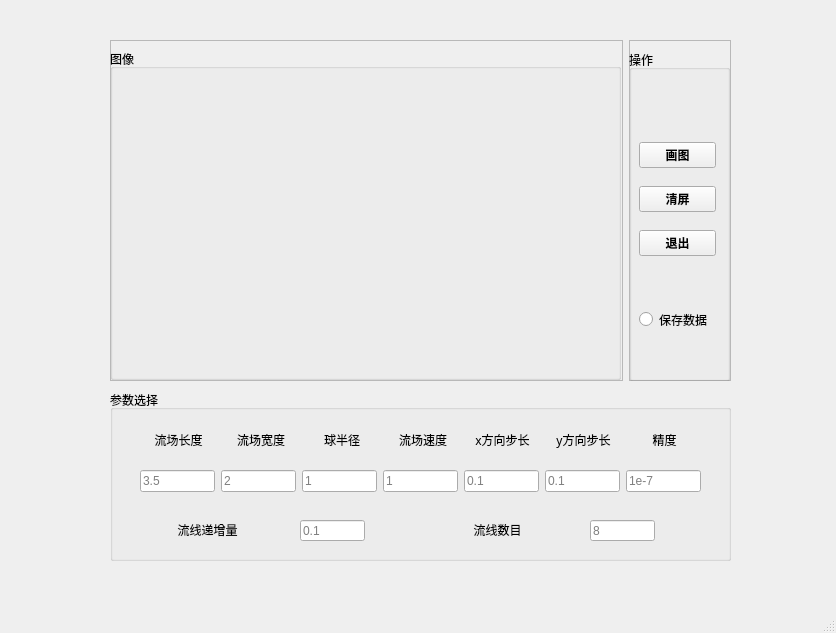
<?xml version="1.0" encoding="UTF-8"?>
<ui version="4.0">
 <class>MainWindow</class>
 <widget class="QMainWindow" name="MainWindow">
  <property name="geometry">
   <rect>
    <x>0</x>
    <y>0</y>
    <width>836</width>
    <height>633</height>
   </rect>
  </property>
  <property name="windowTitle">
   <string>MainWindow</string>
  </property>
  <widget class="QWidget" name="centralwidget">
   <widget class="QGroupBox" name="groupBox">
    <property name="geometry">
     <rect>
      <x>110</x>
      <y>390</y>
      <width>621</width>
      <height>171</height>
     </rect>
    </property>
    <property name="font">
     <font>
      <weight>50</weight>
      <bold>false</bold>
     </font>
    </property>
    <property name="styleSheet">
     <string notr="true"/>
    </property>
    <property name="title">
     <string>参数选择</string>
    </property>
    <widget class="QWidget" name="layoutWidget">
     <property name="geometry">
      <rect>
       <x>30</x>
       <y>80</y>
       <width>561</width>
       <height>23</height>
      </rect>
     </property>
     <layout class="QHBoxLayout" name="horizontalLayout_5">
      <item>
       <widget class="QLineEdit" name="lineEdit">
        <property name="styleSheet">
         <string notr="true"/>
        </property>
        <property name="placeholderText">
         <string>3.5</string>
        </property>
       </widget>
      </item>
      <item>
       <widget class="QLineEdit" name="lineEdit_2">
        <property name="placeholderText">
         <string>2</string>
        </property>
       </widget>
      </item>
      <item>
       <widget class="QLineEdit" name="lineEdit_3">
        <property name="placeholderText">
         <string>1</string>
        </property>
       </widget>
      </item>
      <item>
       <widget class="QLineEdit" name="lineEdit_4">
        <property name="placeholderText">
         <string>1</string>
        </property>
       </widget>
      </item>
      <item>
       <widget class="QLineEdit" name="lineEdit_5">
        <property name="placeholderText">
         <string>0.1</string>
        </property>
       </widget>
      </item>
      <item>
       <widget class="QLineEdit" name="lineEdit_6">
        <property name="placeholderText">
         <string>0.1</string>
        </property>
       </widget>
      </item>
      <item>
       <widget class="QLineEdit" name="lineEdit_7">
        <property name="placeholderText">
         <string>1e-7</string>
        </property>
       </widget>
      </item>
     </layout>
    </widget>
    <widget class="QLabel" name="label_9">
     <property name="geometry">
      <rect>
       <x>350</x>
       <y>132</y>
       <width>75</width>
       <height>16</height>
      </rect>
     </property>
     <property name="font">
      <font>
       <family>宋体</family>
       <weight>50</weight>
       <bold>false</bold>
      </font>
     </property>
     <property name="text">
      <string>流线数目</string>
     </property>
     <property name="alignment">
      <set>Qt::AlignCenter</set>
     </property>
    </widget>
    <widget class="QLineEdit" name="lineEdit_8">
     <property name="geometry">
      <rect>
       <x>190</x>
       <y>130</y>
       <width>65</width>
       <height>21</height>
      </rect>
     </property>
     <property name="placeholderText">
      <string>0.1</string>
     </property>
    </widget>
    <widget class="QLineEdit" name="lineEdit_9">
     <property name="geometry">
      <rect>
       <x>480</x>
       <y>130</y>
       <width>65</width>
       <height>21</height>
      </rect>
     </property>
     <property name="placeholderText">
      <string>8</string>
     </property>
    </widget>
    <widget class="QWidget" name="">
     <property name="geometry">
      <rect>
       <x>31</x>
       <y>41</y>
       <width>561</width>
       <height>17</height>
      </rect>
     </property>
     <layout class="QHBoxLayout" name="horizontalLayout_2">
      <item>
       <widget class="QLabel" name="label">
        <property name="font">
         <font>
          <family>宋体</family>
          <weight>50</weight>
          <bold>false</bold>
         </font>
        </property>
        <property name="text">
         <string>流场长度</string>
        </property>
        <property name="alignment">
         <set>Qt::AlignCenter</set>
        </property>
       </widget>
      </item>
      <item>
       <widget class="QLabel" name="label_2">
        <property name="font">
         <font>
          <family>宋体</family>
          <weight>50</weight>
          <bold>false</bold>
         </font>
        </property>
        <property name="text">
         <string> 流场宽度</string>
        </property>
        <property name="alignment">
         <set>Qt::AlignCenter</set>
        </property>
       </widget>
      </item>
      <item>
       <widget class="QLabel" name="label_3">
        <property name="font">
         <font>
          <family>宋体</family>
          <weight>50</weight>
          <bold>false</bold>
         </font>
        </property>
        <property name="text">
         <string> 球半径</string>
        </property>
        <property name="alignment">
         <set>Qt::AlignCenter</set>
        </property>
       </widget>
      </item>
      <item>
       <widget class="QLabel" name="label_4">
        <property name="font">
         <font>
          <family>宋体</family>
          <weight>50</weight>
          <bold>false</bold>
         </font>
        </property>
        <property name="text">
         <string> 流场速度</string>
        </property>
        <property name="alignment">
         <set>Qt::AlignCenter</set>
        </property>
       </widget>
      </item>
      <item>
       <widget class="QLabel" name="label_5">
        <property name="font">
         <font>
          <family>宋体</family>
          <weight>50</weight>
          <bold>false</bold>
         </font>
        </property>
        <property name="text">
         <string>x方向步长</string>
        </property>
        <property name="alignment">
         <set>Qt::AlignCenter</set>
        </property>
       </widget>
      </item>
      <item>
       <widget class="QLabel" name="label_7">
        <property name="font">
         <font>
          <family>宋体</family>
          <weight>50</weight>
          <bold>false</bold>
         </font>
        </property>
        <property name="text">
         <string>y方向步长</string>
        </property>
        <property name="alignment">
         <set>Qt::AlignCenter</set>
        </property>
       </widget>
      </item>
      <item>
       <widget class="QLabel" name="label_6">
        <property name="font">
         <font>
          <family>宋体</family>
          <weight>50</weight>
          <bold>false</bold>
         </font>
        </property>
        <property name="text">
         <string>精度</string>
        </property>
        <property name="alignment">
         <set>Qt::AlignCenter</set>
        </property>
       </widget>
      </item>
     </layout>
    </widget>
    <widget class="QLabel" name="label_8">
     <property name="geometry">
      <rect>
       <x>60</x>
       <y>132</y>
       <width>75</width>
       <height>16</height>
      </rect>
     </property>
     <property name="font">
      <font>
       <family>宋体</family>
       <weight>50</weight>
       <bold>false</bold>
      </font>
     </property>
     <property name="text">
      <string>流线递增量</string>
     </property>
     <property name="alignment">
      <set>Qt::AlignCenter</set>
     </property>
    </widget>
   </widget>
   <widget class="QWidget" name="layoutWidget">
    <property name="geometry">
     <rect>
      <x>110</x>
      <y>40</y>
      <width>621</width>
      <height>341</height>
     </rect>
    </property>
    <property name="sizePolicy">
     <sizepolicy hsizetype="Preferred" vsizetype="Preferred">
      <horstretch>0</horstretch>
      <verstretch>5</verstretch>
     </sizepolicy>
    </property>
    <layout class="QVBoxLayout" name="verticalLayout">
     <item>
      <layout class="QHBoxLayout" name="horizontalLayout">
       <item>
        <widget class="QFrame" name="frame">
         <property name="sizePolicy">
          <sizepolicy hsizetype="Expanding" vsizetype="Expanding">
           <horstretch>5</horstretch>
           <verstretch>5</verstretch>
          </sizepolicy>
         </property>
         <property name="frameShape">
          <enum>QFrame::StyledPanel</enum>
         </property>
         <property name="frameShadow">
          <enum>QFrame::Raised</enum>
         </property>
         <widget class="QWidget" name="verticalLayoutWidget_2">
          <property name="geometry">
           <rect>
            <x>100</x>
            <y>290</y>
            <width>291</width>
            <height>31</height>
           </rect>
          </property>
          <layout class="QVBoxLayout" name="verticalLayout_4"/>
         </widget>
         <widget class="QGroupBox" name="groupBox_3">
          <property name="geometry">
           <rect>
            <x>0</x>
            <y>9</y>
            <width>511</width>
            <height>331</height>
           </rect>
          </property>
          <property name="font">
           <font>
            <weight>50</weight>
            <bold>false</bold>
           </font>
          </property>
          <property name="title">
           <string>图像</string>
          </property>
          <widget class="QWidget" name="verticalLayoutWidget">
           <property name="geometry">
            <rect>
             <x>60</x>
             <y>20</y>
             <width>381</width>
             <height>251</height>
            </rect>
           </property>
           <layout class="QVBoxLayout" name="verticalLayout_3"/>
          </widget>
         </widget>
         <zorder>groupBox_3</zorder>
         <zorder>verticalLayoutWidget_2</zorder>
        </widget>
       </item>
       <item>
        <widget class="QFrame" name="frame_2">
         <property name="sizePolicy">
          <sizepolicy hsizetype="Expanding" vsizetype="Expanding">
           <horstretch>1</horstretch>
           <verstretch>5</verstretch>
          </sizepolicy>
         </property>
         <property name="frameShape">
          <enum>QFrame::StyledPanel</enum>
         </property>
         <property name="frameShadow">
          <enum>QFrame::Raised</enum>
         </property>
         <widget class="QGroupBox" name="groupBox_2">
          <property name="geometry">
           <rect>
            <x>0</x>
            <y>10</y>
            <width>101</width>
            <height>331</height>
           </rect>
          </property>
          <property name="title">
           <string>操作</string>
          </property>
          <widget class="QRadioButton" name="radioButton">
           <property name="geometry">
            <rect>
             <x>10</x>
             <y>260</y>
             <width>91</width>
             <height>19</height>
            </rect>
           </property>
           <property name="text">
            <string>保存数据</string>
           </property>
          </widget>
         </widget>
         <widget class="QWidget" name="layoutWidget">
          <property name="geometry">
           <rect>
            <x>10</x>
            <y>90</y>
            <width>77</width>
            <height>141</height>
           </rect>
          </property>
          <layout class="QVBoxLayout" name="verticalLayout_2">
           <item>
            <widget class="QPushButton" name="pushButton">
             <property name="font">
              <font>
               <family>宋体</family>
               <weight>75</weight>
               <bold>true</bold>
              </font>
             </property>
             <property name="text">
              <string>画图</string>
             </property>
            </widget>
           </item>
           <item>
            <widget class="QPushButton" name="pushButton_2">
             <property name="font">
              <font>
               <family>宋体</family>
               <weight>75</weight>
               <bold>true</bold>
              </font>
             </property>
             <property name="text">
              <string>清屏</string>
             </property>
            </widget>
           </item>
           <item>
            <widget class="QPushButton" name="pushButton_3">
             <property name="font">
              <font>
               <family>宋体</family>
               <weight>75</weight>
               <bold>true</bold>
              </font>
             </property>
             <property name="text">
              <string>退出</string>
             </property>
            </widget>
           </item>
          </layout>
         </widget>
        </widget>
       </item>
      </layout>
     </item>
    </layout>
   </widget>
   <zorder>layoutWidget</zorder>
   <zorder>groupBox</zorder>
  </widget>
  <widget class="QStatusBar" name="statusBar">
   <property name="autoFillBackground">
    <bool>false</bool>
   </property>
   <property name="inputMethodHints">
    <set>Qt::ImhNone</set>
   </property>
   <property name="sizeGripEnabled">
    <bool>true</bool>
   </property>
  </widget>
 </widget>
 <resources/>
 <connections/>
</ui>
